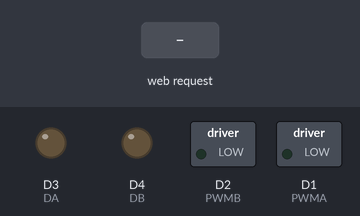
The sketch below on a simulated ESP8266 (NodeMCU). Shown: switched loads named in the sketch (green lamp = pin HIGH), output pins drawn as LEDs (lit = HIGH). The test bench sets the inputs (shaded band). WiFi joins after 1.5 s; servers stay silent unless stated; random numbers use the default seed unless the sketch sets one; what the sketch prints to the serial monitor is not drawn.

Above: at 3.2 s.
3.3 s: HTTP request GET /on received
At 4.5 s:
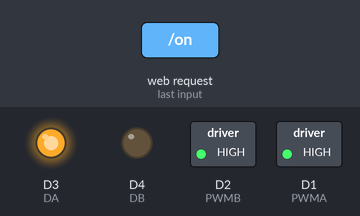
4.8 s: HTTP request GET /off received
At 5.7 s:
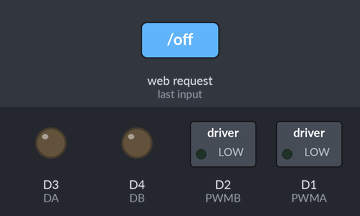
Timing chart, 0 to 7.8 s (numbered marks = the images above; inputs shaded):
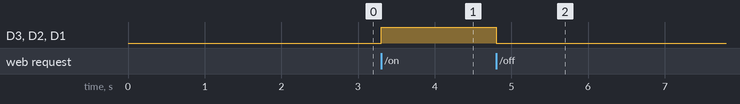

The sketch:

ballNcar.ino
```cpp
/*
 		Board pin | NodeMCU GPIO | 	Arduino IDE
 					A- 										1 												5 or D1
 					A+ 										3 												0 or D3
 					B- 										2 												4 or D2
 					B+ 										4 												2 or D4
*/

#include <ESP8266WiFi.h>
#include <ESPAsyncTCP.h>
#include <ESPAsyncWebServer.h>


#ifndef STASSID
#define STASSID "Studiogo-2.4G"
#define STAPSK "luckyhousepro"
#endif


// Replace with your network credentials
const char* ssid = "Studiogo-2.4G";
const char* password = "luckyhousepro";

// Create AsyncWebServer object on port 80
AsyncWebServer server(80);


// Set your Static IP address
IPAddress local_IP(192, 168, 1, 101);
// Set your Gateway IP address
IPAddress gateway(192, 168, 1, 1);

IPAddress subnet(255, 255, 0, 0);


bool state = 0;

const int PWMA=D1;//Right side
const int PWMB=D2;//Left side
const int DA=D3;//Right reverse
const int DB=D4;//Left reverse

unsigned long previousMillis = 0;
unsigned long interval = 0; // Interval for each step (in milliseconds)
int step = 0; // Track the current step


void go() {
  unsigned long currentMillis = millis();

  if (currentMillis - previousMillis >= interval) {
    // Update previousMillis for the next step
    previousMillis = currentMillis;

    // Set random interval
    interval = random(1000, 10000); // Random delay between 1 to 5 seconds

    // Set random movement
    int randomMovement = random(6); // Generate a random number between 0 to 5

    // Set random speed
    // int randomSpeed = random(250, 250); // Random speed between 50% to 100%
    int randomSpeed = 500;

    // Apply PWM by Software for speed control
    analogWrite(PWMA, randomSpeed); // Apply PWM to simulate speed control
    analogWrite(PWMB, randomSpeed); // Apply PWM to simulate speed control

    // Execute the random movement
    switch (randomMovement) {
      case 0:
        digitalWrite(DA, LOW);
        digitalWrite(DB, LOW);
        break;
      case 1:
        digitalWrite(DA, HIGH);
        digitalWrite(DB, LOW);
        break;
      case 2:
        digitalWrite(DA, HIGH);
        digitalWrite(DB, HIGH);
        break;
      case 3:
        digitalWrite(DA, LOW);
        digitalWrite(DB, HIGH);
        break;
      case 4:
        digitalWrite(DA, HIGH);
        digitalWrite(DB, HIGH);
        break;
      case 5:
        digitalWrite(DA, HIGH);
        digitalWrite(DB, HIGH);
        break;
    }
  }
}


void stop(){
  digitalWrite(PWMA, 0);
  digitalWrite(DA, LOW);

  digitalWrite(PWMB, 0);
  digitalWrite(DB, LOW);
}


void setup(void) {
  Serial.begin(115200);
  // Connect to Wi-Fi
  WiFi.begin(ssid, password);
  while (WiFi.status() != WL_CONNECTED) {
    stop();
    delay(1000);
    Serial.println("Connecting to WiFi..");
  }

  // Print ESP Local IP Address
  Serial.println(WiFi.localIP());

  // Route for root / web page
  server.on("/", HTTP_GET, [](AsyncWebServerRequest *request){
    request->send_P(200, "text/plain", "hello from esp8266!\r\n");
  });

  server.on("/on", HTTP_GET, [](AsyncWebServerRequest *request){
    state = 1;
    request->send_P(200, "text/plain", "on");
  });

  server.on("/off", HTTP_GET, [](AsyncWebServerRequest *request){
    state = 0;
    request->send_P(200, "text/plain", "off");
  });

  // Start server
  server.begin();

  pinMode(PWMA, OUTPUT);
  pinMode(PWMB, OUTPUT);
  pinMode(DA, OUTPUT);
  pinMode(DB, OUTPUT);
 	Serial.println("Motor SHield 12E Initialized");
}

void loop() {
  switch(state){
    case 0:
    stop();
    break;
    case 1:
    go();
    break;
    }
}
```

Measured:
- after the input at 3.3 s, D3 (DA), D2 (PWMB), D1 (PWMA): LOW → HIGH at once
- after the input at 4.8 s, D3 (DA), D2 (PWMB), D1 (PWMA): HIGH → LOW at once
